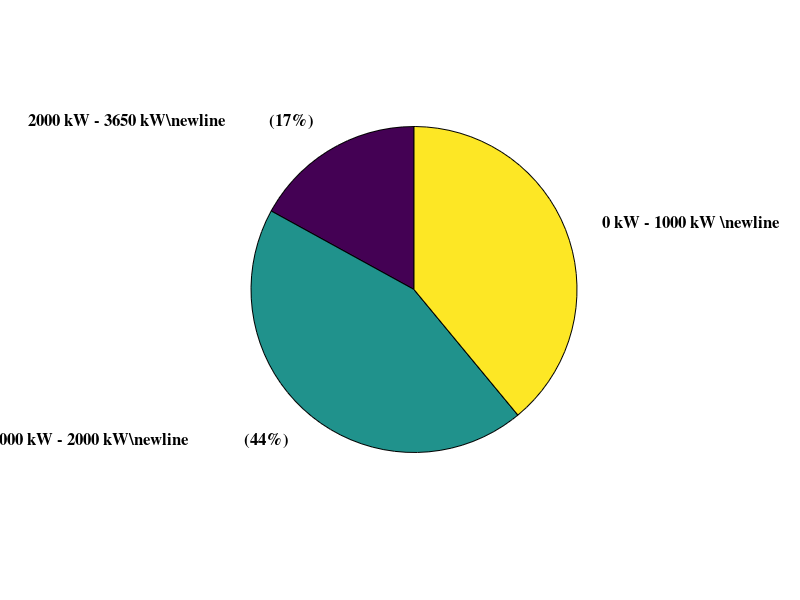

Here is the MATLAB script that generated this plot: (Note: this script raises an error after producing the figure.)
clear
clc

% ct: conventional tugboat
ct = [0.17,0.44,0.39];
labels1 = {'\bf 2000 kW - 3650 kW\newline           (17%)','\bf 1000 kW - 2000 kW\newline              (44%)','\bf 0 kW - 1000 kW \newline         (39%)'};
p = pie(ct,labels1);
set(findobj(p,'type','text'),'FontName','times','FontSize',12)  % THIS LINE ADDED
p(1).FaceColor=[0.6,0.62,0.58];
p(3).FaceColor=[0.404, 0.431, 0.388];
p(5).FaceColor=[0.27,0.29,0.27];
title("Conventional Tugboat : \newline   5,366 L (14.3 t CO_2)\newline  ","FontName",'Times New Roman','FontSize',18)

%%
clear
clc
% ht: hybrid tugboat
ht = [0.17,0.19,0.09,0.55];
labels2 = {'\bf 2000 kW - 3650 kW\newline             (38%)','\bf 1000 kW - 2000 kW\newline              (42%)','\bf 0 kW - 1000 kW\newline              (20%)','\bf       BESS\newlineTotal reduction\newline       (55%)'};
explode = [0,0,0,1];
p = pie(ht,explode,labels2)
set(findobj(p,'type','text'),'FontName','times','FontSize',12)  % THIS LINE ADDED
p(1).FaceColor=[0.60,0.62,0.58];
p(3).FaceColor=[0.42 0.68 0.87];
p(5).FaceColor=[0.42 0.68 0.87];
p(7).FaceColor=[0.51 0.87 0.46];
p(7).EdgeColor=[0.51 0.87 0.46];%'#00994D';
title(" Hybrid Tugboat :\newline2,406 L (6.4 t CO_2)\newline  ","FontName",'Times New Roman','FontSize',18)
